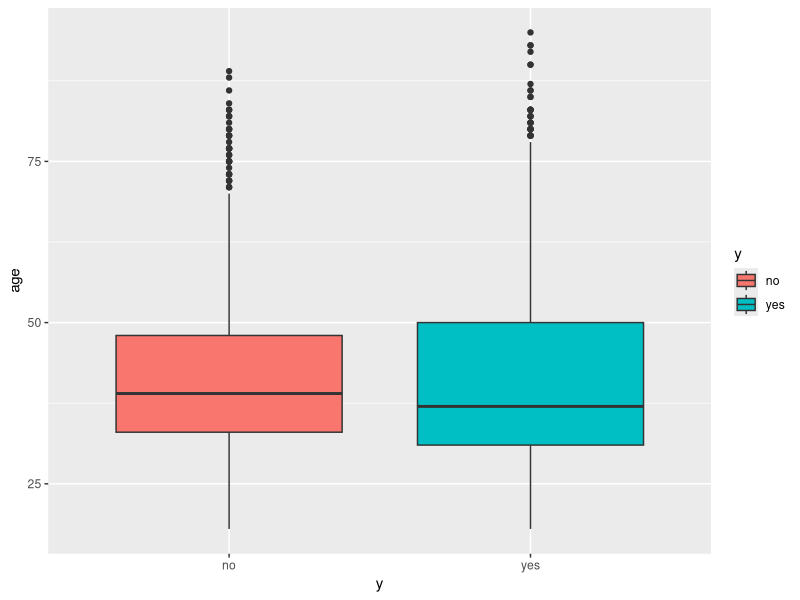
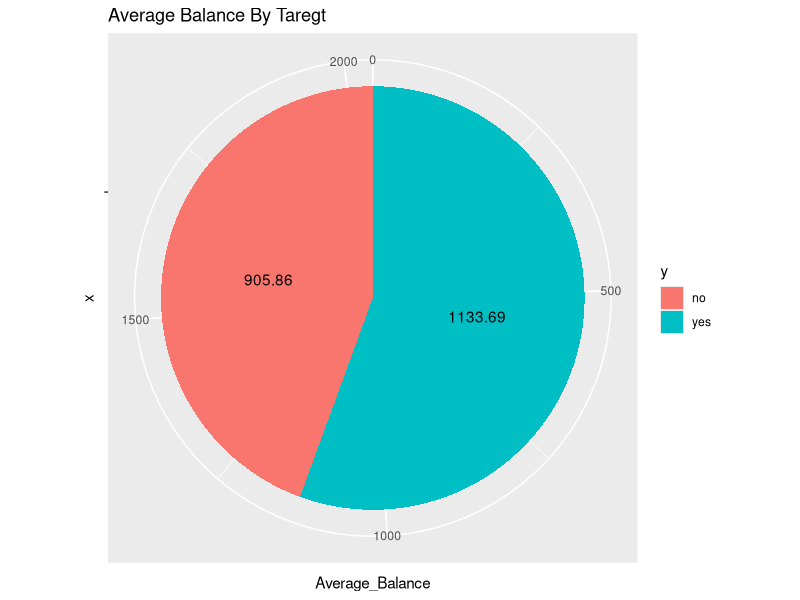
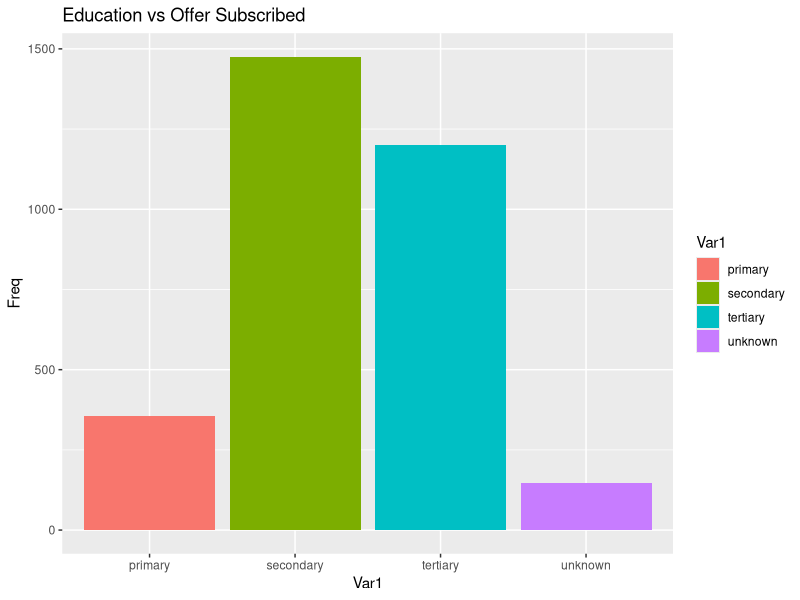
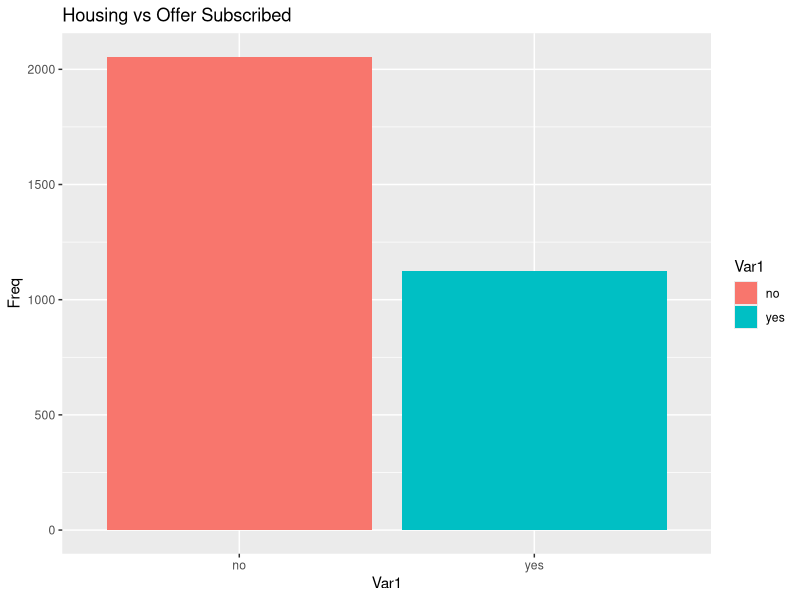
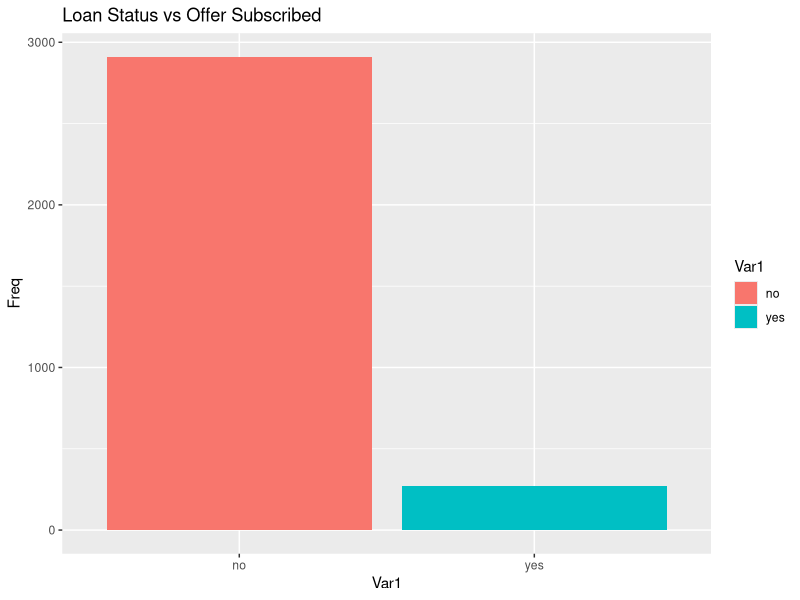

Source code (R) for these figures, in order:
## ---- chunk 1
knitr::opts_chunk$set(echo = TRUE)
## ---- chunk 2
library(dplyr)
library(ggplot2)
library(randomForest)
library(caret)
library(grid)
library(gridExtra)
## ---- chunk 3
bank_marketing <- read.csv("bank_marketing.csv")
head(bank_marketing)
## ---- chunk 4
lapply(bank_marketing, function(x) sum(is.na(x)))
# To remove all null values in the data
## ---- chunk 5
bank_marketing %>%
  filter(balance == 0)
## ---- chunk 6
str(bank_marketing)
## ---- chunk 7
bank_marketing <- bank_marketing[, c(2:10, 13:17)]
str(bank_marketing)
## ---- chunk 8
bank_marketing <- subset(bank_marketing, bank_marketing$balance > 0)
## ---- chunk 9
Q1 <- quantile(bank_marketing$balance, 
                    .25)
Q3 <- quantile(bank_marketing$balance, 
                    .75)
IQR <- IQR(bank_marketing$balance)
res_1 <- (Q1 - 1.5*IQR)
res_2 <- (Q3 + 1.5*IQR)
cleaned_bank_marketing <- subset(bank_marketing, 
                      bank_marketing$balance > res_1 & 
                        bank_marketing$balance < res_2)
## ---- chunk 10
head(bank_marketing)
## ---- chunk 11
ggplot(cleaned_bank_marketing, aes(x = y, y = age, fill = y)) + 
    geom_boxplot()
## ---- chunk 12
res <- cleaned_bank_marketing %>%
  group_by(y) %>%
  summarise(Average_Balance = mean(balance, na.rm = T))

ggplot(res, 
       aes(x = "", 
           y = Average_Balance, 
           fill = y)) +
  geom_col() +
  geom_text(aes(label = round(Average_Balance, 
                              2)),
  position = position_stack(vjust = 0.5)) +
  coord_polar(theta = "y") +
  labs(title = "Average Balance By Taregt")
## ---- chunk 13
bank_marketing_temp <- subset(cleaned_bank_marketing, 
                    cleaned_bank_marketing$y == "yes")
res <- as.data.frame(table(bank_marketing_temp$education))
ggplot(data = res, 
       mapping = aes(x = Var1, 
                     y = Freq, 
                     fill = Var1)) +
  geom_bar(stat="identity", 
           position = "dodge") +
  labs(title = "Education vs Offer Subscribed")
## ---- chunk 14
res <- as.data.frame(table(bank_marketing_temp$housing))
ggplot(data = res, 
       mapping = aes(x = Var1, 
                     y = Freq, 
                     fill = Var1)) +
  geom_bar(stat="identity", 
           position = "dodge") +
  labs(title = "Housing vs Offer Subscribed")


res <- as.data.frame(table(bank_marketing_temp$loan))
ggplot(data = res, 
       mapping = aes(x = Var1, 
                     y = Freq, 
                     fill = Var1)) +
  geom_bar(stat="identity", 
           position = "dodge") +
  labs(title = "Loan Status vs Offer Subscribed")
## ---- chunk 15
cleaned_bank_marketing$y <- as.factor(cleaned_bank_marketing$y)
set.seed(111)
split1<- sample(c(rep(0, 0.7 * nrow(cleaned_bank_marketing)), 
                  rep(1, 0.3 * nrow(cleaned_bank_marketing))))
train <- cleaned_bank_marketing[split1 == 0, ] 
test <- cleaned_bank_marketing[split1== 1, ]
## ---- chunk 16
randomForestModel <- randomForest(y ~., data = train)
predict_unseen <- predict(randomForestModel, 
                          test)
table_mat <- table(test$y, 
                   predict_unseen)
confusionMatrix(table_mat)
## ---- chunk 17
cleaned_bank_marketing$y <- as.factor(cleaned_bank_marketing$y)
set.seed(111)
split1<- sample(c(rep(0, 0.7 * nrow(cleaned_bank_marketing)), 
                  rep(1, 0.3 * nrow(cleaned_bank_marketing))))
train <- cleaned_bank_marketing[split1 == 0, ] 
test <- cleaned_bank_marketing[split1== 1, ]
## ---- chunk 18
logisticModel <- glm(y ~., 
                     data = train,
                     family = "binomial")
probabilities <- logisticModel %>% predict(test, 
                                           type = "response")
predicted.classes <- ifelse(probabilities > 0.5, 
                            "yes", 
                            "no")
table_mat <- table(test$y, 
                   predicted.classes)
confusionMatrix(table_mat)
